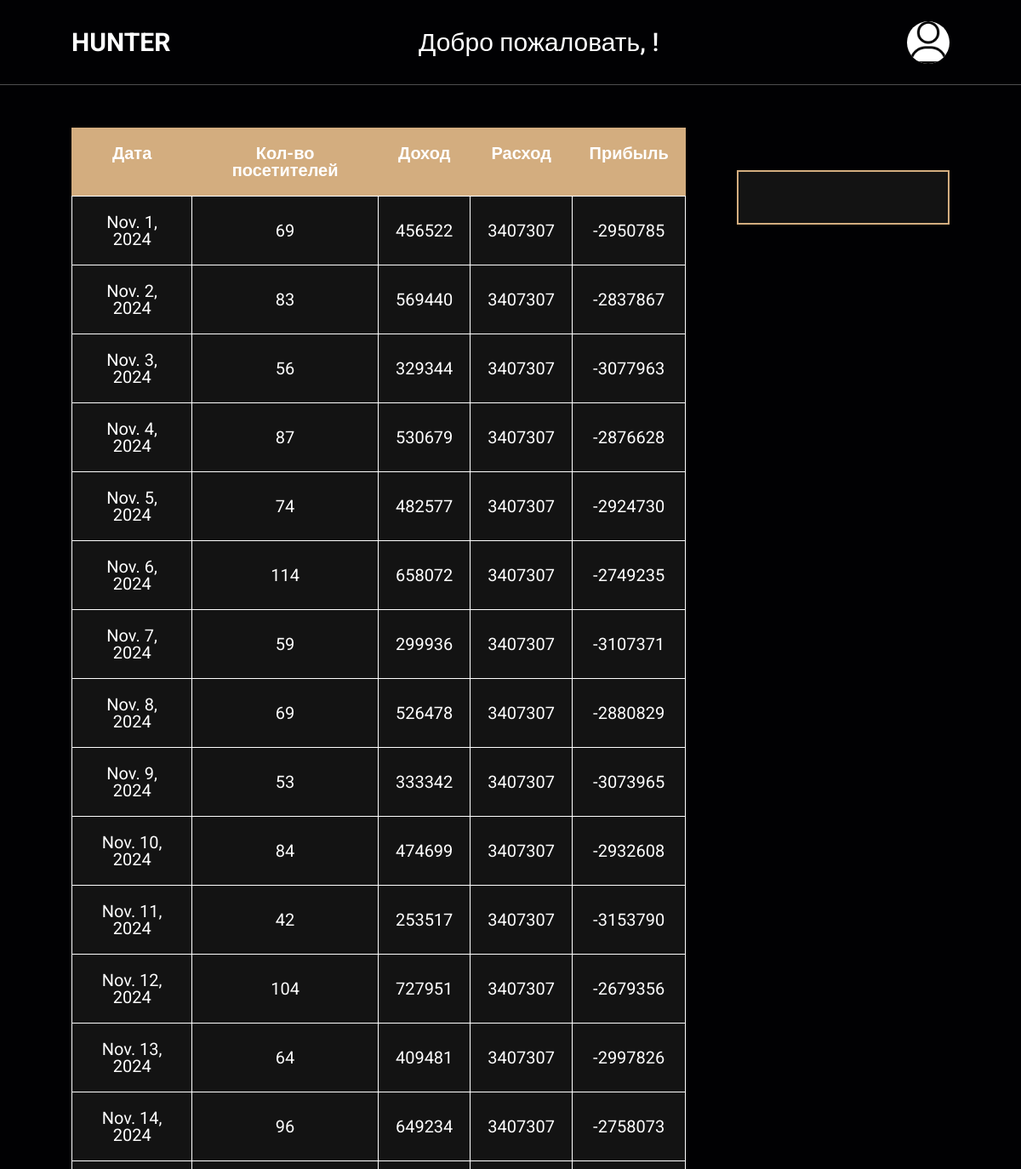
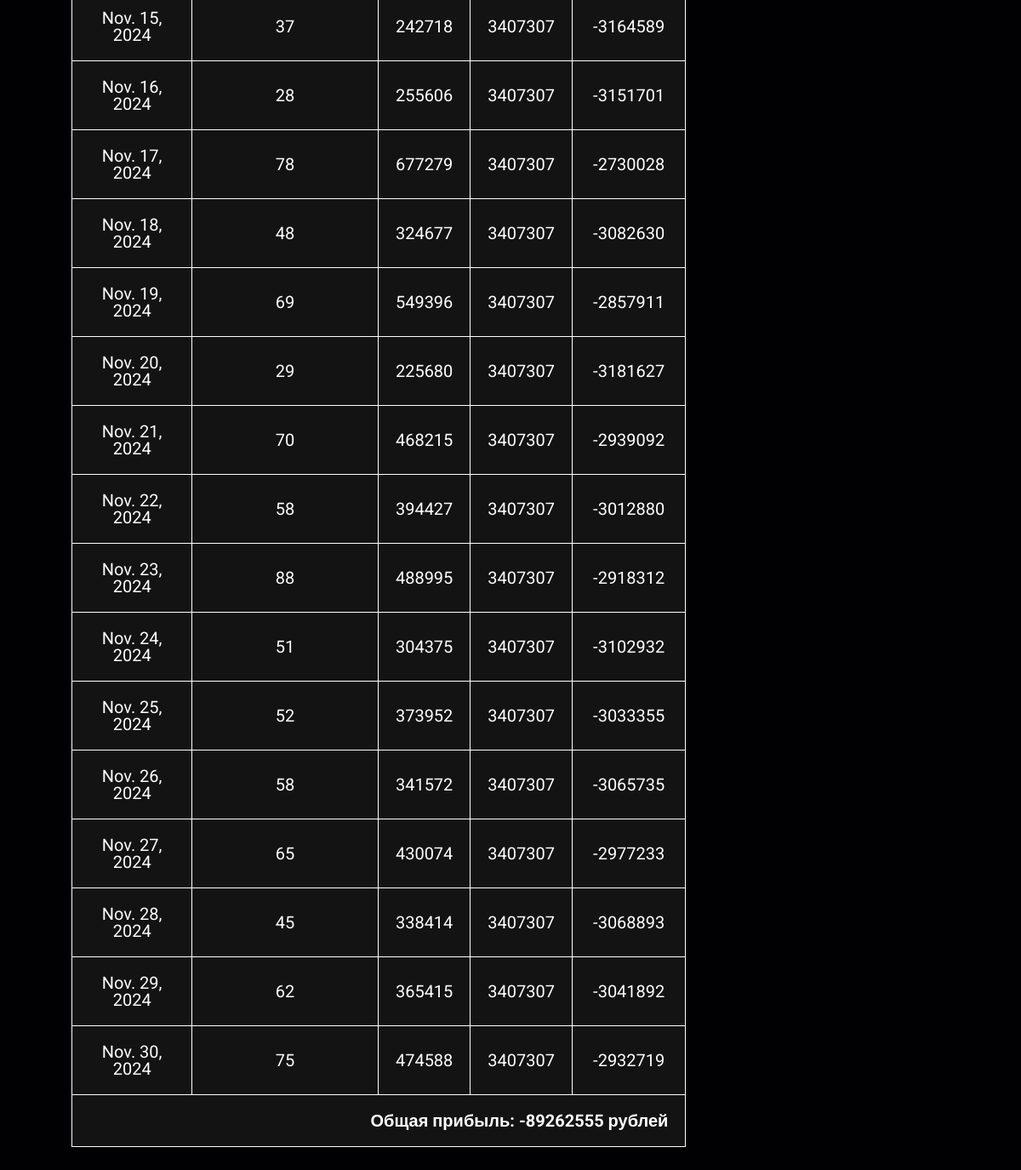
The page /main/Hunter/admin/profit on the database its author committed (2 pictures, top to bottom).
### app/models.py (models this page shows, shortened)
class Restaurant(models.Model):
    name = models.CharField(blank=False, max_length=32, default="")
    content = models.TextField(blank=False, max_length=200, default="")
    address = models.CharField(blank=False, max_length=50)
    phone_regex = RegexValidator(regex=r'^\+?[7,8]?[\s,-]?\(?\d{3}\)?[\s,-]?\d{3}[\s,-]?\d{2}[\s,-]?\d{2}$', message="Invalid format")
    phone = models.CharField(validators=[phone_regex], max_length=12, null=True)
    img = models.ImageField(null=True, blank=True, default="background.jpg", upload_to="restaurant_image/%Y/%M/%D")
    objects = RestaurantManager()

class Revenue(models.Model):
    date = models.DateField(blank=True, null=False)
    guests = models.IntegerField(null=True)
    income = models.IntegerField(null=True)
    consumption = models.IntegerField(null=True)
    profit = models.IntegerField(null=True)
    restaurant = models.ForeignKey('Restaurant', null=True, on_delete=models.PROTECT)
    objects = RevenueManager()

### app/views.py (the view)
# urls.py: path("main/<str:restaurant_name>/admin/profit", views.restaurantAdminProfit, name="restaurantAdminProfit"),
def restaurantAdminProfit(request, restaurant_name):
    restaurant = models.Restaurant.objects.get_by_name(restaurant_name)[0]
    revenues = calculate_profit(restaurant_name)
    sum_profit = models.Revenue.objects.get_sum_profit_by_current_month_and_restaurant(restaurant_name)
    return render(request, "restaurant__admin-profit.html", {'revenues': revenues, "sum_profit": sum_profit, "restaurant": restaurant})

### app/models.py (called while the page is built)
    def get_by_name(self, _name):
        return self.filter(name = _name)

    def get_sum_cost_by_restaurant_date(self, restaurant, date):
        return self.filter(restaurant__name=restaurant).filter(date__date=date).aggregate(total=Sum(F('dishes__dish__price') * F('dishes__quantity'), default=0))['total']

    def get_sum_guests_by_restaurant_date(self, restaurant, date):
        return self.filter(restaurant__name=restaurant).filter(date__date=date).aggregate(total=Sum("guests", default=0))['total']

    def get_sum_cost_by_restaurant(self, restaurant):
        return self.filter(profession__restaurant__name=restaurant).aggregate(total=Sum("salary", default=0))['total']

    def get_sum_cost_by_restaurant(self, restaurant):
        return self.filter(restaurant__name=restaurant).aggregate(total=Sum(F('price') * F('weight'), default=0))['total']

    def get_by_current_month_and_restaurant(self, restaurant):
        return self.filter(restaurant__name=restaurant).filter(date__range=(
            date(date.today().year, date.today().month, 1),
            date(date.today().year, date.today().month, monthrange(date.today().year, date.today().month)[1])
        ))

    def get_sum_profit_by_current_month_and_restaurant(self, restaurant):
        return self.filter(restaurant__name=restaurant).filter(date__range=(
            date(date.today().year, date.today().month, 1),
            date(date.today().year, date.today().month, monthrange(date.today().year, date.today().month)[1])
        )).aggregate(total=Sum("profit", default=0))['total']

### cart/context_proccesors.py (called while the page is built)
def cart(request):
    return {'cart': Cart(request).cart}

### templates/restaurant__admin-profit.html
{% extends 'layouts/restaurant__admin-base.html' %}
{% block content %}
<div class="fragment">
  <table>
    <thead>
      <tr>
        <th>Дата</th>
        <th>Кол-во посетителей</th>
        <th>Доход</th>
        <th>Расход</th>
        <th>Прибыль</th>
      </tr>
    </thead>
    <tbody>
      {% for revenue in revenues %}
      <tr>
        <td>{{ revenue.date }}</td>
        <td>{{ revenue.guests }}</td>
        <td>{{ revenue.income }}</td>
        <td>{{ revenue.consumption }}</td>
        <td>{{ revenue.profit }}</td>
      </tr>
      {% endfor %}
      <tr>
        <td colspan="5" class="text-right text-bold">Общая прибыль: {{ sum_profit }} рублей</td>
      </tr>
    </tbody>
</table>
</div>
{% endblock %}

### templates/layouts/restaurant__admin-base.html (shortened to what this page needs)
{% load static %}
<!DOCTYPE html>
<html lang="ru">
<head>
  <link rel="stylesheet" href="https://cdnjs.cloudflare.com/ajax/libs/font-awesome/6.6.0/css/all.min.css">
  <link rel="stylesheet" href="{% static 'css/reset.css' %}"/>
  <link rel="stylesheet" href="{% static 'css/restaurant.css' %}"/>
</head>
<body>
  <header class="header">
    <a href="{% url 'restaurantIndex' restaurant_name=restaurant.name %}" class="logo">
      {{ restaurant.name }}
    </a>
    <h2 class="nav__title">Добро пожаловать, {{ user.username }}!</h2>
    <div class="icons">
      {% if user.is_authenticated and not request.user.is_superuser %}
      <img class="profile__icon" src="{{ request.user.profile.avatar.url }}" class="fas fa-user profile" id="prof-btn" onclick="toggleMenu()"></img>
      {% else %}
      <img class="profile__icon" src="{% static '/img/avatar.png' %}" class="fas fa-user profile" id="prof-btn" onclick="toggleMenu()"></img>
      {% endif %}
    </div>
  </header>
  <section class="main">
    {% block content %}
    {% endblock %}
    <div class="main__right">
      {% with request.resolver_match.url_name as url_name %}
      <nav class="main__right__nav">
      </nav>
      {% endwith %}
    </div>
  </section>
</body>
</html>

### static/css/restaurant.css (style rules this page uses)
:root { --main-color: #d3ad7f; --black: #131313; --bg: #010103; --border: .1rem solid rgba(255,255,255,.3); }
* { box-sizing: border-box; outline: none; border: none; text-decoration: none; transition: .2s linear; }
html { margin: 0; padding: 0; font-family: "Roboto", sans-serif; font-weight: 400; font-size: 62.5%; overflow-x: hidden; scroll-padding-top: 9rem; scroll-behavior: smooth; }
body { background: var(--bg); }
section { padding: 0 7%; padding-top: 100px; }
a { color: #fff; }
a, a:active, a:focus { outline: none; }
.header { height: 100px; background: var(--bg); display: flex; align-items: center; justify-content: space-between; padding: 1.5rem 7%; border-bottom: var(--border); position: fixed; top: 0; left: 0; right: 0; z-index: 1000; }
.header .logo { display: flex; align-items: center; text-transform: uppercase; height: 6rem; font-size: 30px; font-weight: 700; }
.header .icons { display: flex; align-items: center; }
.profile__icon { width: 50px; height: 50px; border-radius: 50%; cursor: pointer; background: #fff; }
.nav__title { color: #fff; font-size: 30px; font-weight: 500; }
.main, .cart { display: flex; justify-content: space-between; }
.fragment { width: 70%; margin-top: 50px; padding-bottom: 50px; }
.main__right { width: 30%; margin-top: 25px; display:flex; flex-direction: column; align-items: flex-end; }
.main__right__nav { position: fixed; padding: 30px; border: 2px solid var(--main-color); margin-top: 75px; display: flex; flex-direction: column; align-items: center; background-color: #131313; width: 250px; }
table { color: #fff; background-color: var(--main-color); width: 100%; font-size: 20px; }
td, th { padding: 1em; }
th { font-weight: bold; }
td { border: 0.5px solid; vertical-align: middle; text-align: center; }
tbody tr { background-color: #131313; }
.text-right { text-align: right; }
.text-bold { font-weight: bold; }

### rows shown on the page
Restaurant: name "HUNTER"
Revenue: date "Nov. 1, 2024", guests "69", income "456522", consumption "3407307", profit "-2950785"
Revenue: date "Nov. 2, 2024", guests "83", income "569440", consumption "3407307", profit "-2837867"
Revenue: date "Nov. 3, 2024", guests "56", income "329344", consumption "3407307", profit "-3077963"
Revenue: date "Nov. 4, 2024", guests "87", income "530679", consumption "3407307", profit "-2876628"
Revenue: date "Nov. 5, 2024", guests "74", income "482577", consumption "3407307", profit "-2924730"
Revenue: date "Nov. 6, 2024", guests "114", income "658072", consumption "3407307", profit "-2749235"
Revenue: date "Nov. 7, 2024", guests "59", income "299936", consumption "3407307", profit "-3107371"
Revenue: date "Nov. 8, 2024", guests "69", income "526478", consumption "3407307", profit "-2880829"
Revenue: date "Nov. 9, 2024", guests "53", income "333342", consumption "3407307", profit "-3073965"
Revenue: date "Nov. 10, 2024", guests "84", income "474699", consumption "3407307", profit "-2932608"
Revenue: date "Nov. 11, 2024", guests "42", income "253517", consumption "3407307", profit "-3153790"
Revenue: date "Nov. 12, 2024", guests "104", income "727951", consumption "3407307", profit "-2679356"
Revenue: date "Nov. 13, 2024", guests "64", income "409481", consumption "3407307", profit "-2997826"
Revenue: date "Nov. 14, 2024", guests "96", income "649234", consumption "3407307", profit "-2758073"
Revenue: date "Nov. 15, 2024", guests "37", income "242718", consumption "3407307", profit "-3164589"
Revenue: date "Nov. 16, 2024", guests "28", income "255606", consumption "3407307", profit "-3151701"
Revenue: date "Nov. 17, 2024", guests "78", income "677279", consumption "3407307", profit "-2730028"
Revenue: date "Nov. 18, 2024", guests "48", income "324677", consumption "3407307", profit "-3082630"
Revenue: date "Nov. 19, 2024", guests "69", income "549396", consumption "3407307", profit "-2857911"
Revenue: date "Nov. 20, 2024", guests "29", income "225680", consumption "3407307", profit "-3181627"
Revenue: date "Nov. 21, 2024", guests "70", income "468215", consumption "3407307", profit "-2939092"
Revenue: date "Nov. 22, 2024", guests "58", income "394427", consumption "3407307", profit "-3012880"
Revenue: date "Nov. 23, 2024", guests "88", income "488995", consumption "3407307", profit "-2918312"
Revenue: date "Nov. 24, 2024", guests "51", income "304375", consumption "3407307", profit "-3102932"
Revenue: date "Nov. 25, 2024", guests "52", income "373952", consumption "3407307", profit "-3033355"
Revenue: date "Nov. 26, 2024", guests "58", income "341572", consumption "3407307", profit "-3065735"
Revenue: date "Nov. 27, 2024", guests "65", income "430074", consumption "3407307", profit "-2977233"
Revenue: date "Nov. 28, 2024", guests "45", income "338414", consumption "3407307", profit "-3068893"
Revenue: date "Nov. 29, 2024", guests "62", income "365415", consumption "3407307", profit "-3041892"
Revenue: date "Nov. 30, 2024", guests "75", income "474588", consumption "3407307", profit "-2932719"

### other values the page prints
{{ sum_profit }} "-89262555"
